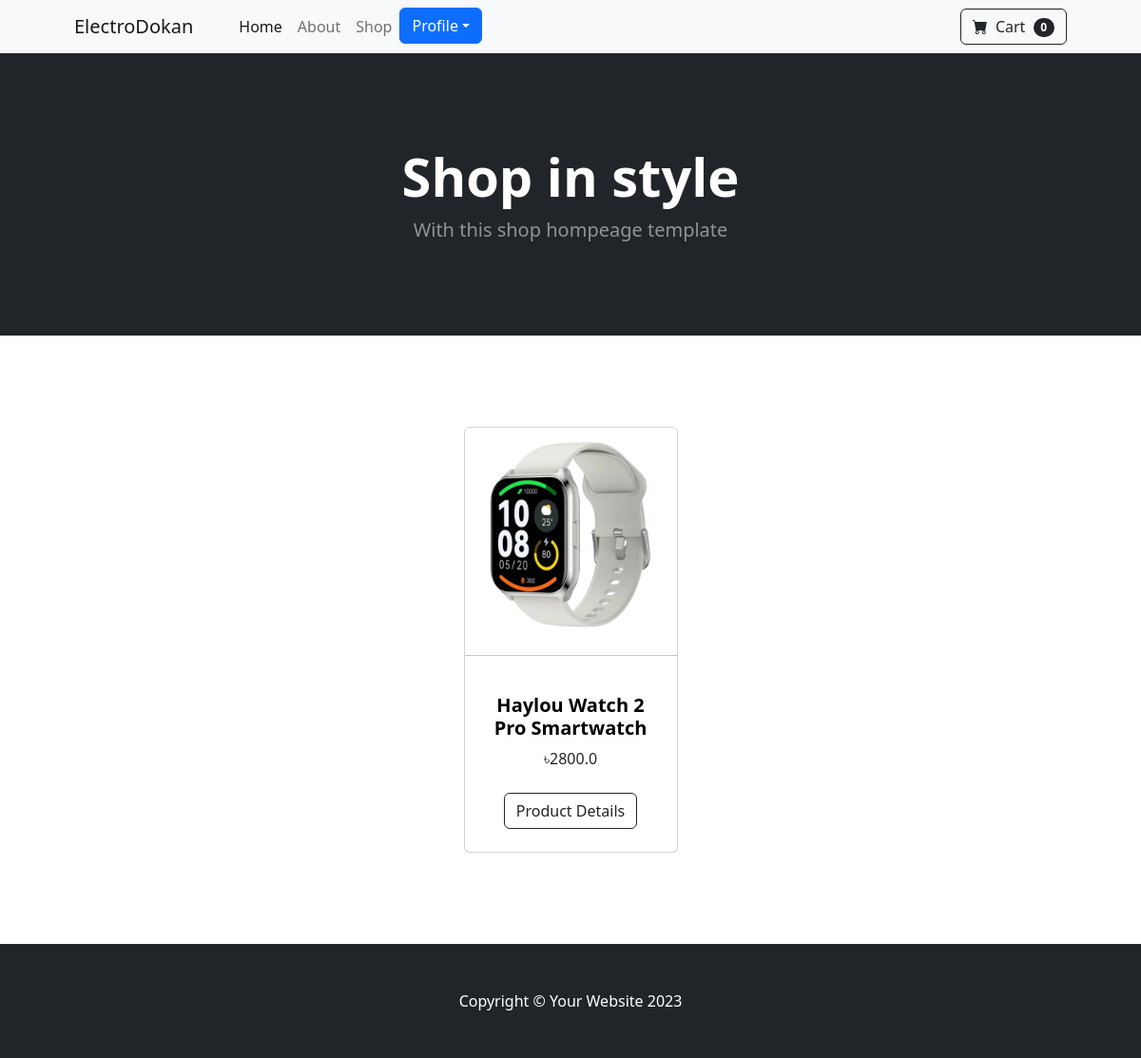
/smartwatch/, run on the app's committed database.
### shop/models.py (models this page shows, shortened)
class Products(models.Model):
    title = models.CharField(max_length=100)
    price = models.FloatField()
    description = models.TextField(max_length=5000)
    image = models.ImageField(upload_to='product_img')
    category = models.CharField(choices=category, max_length=20)
    class Meta:
        verbose_name_plural = "Product"

### shop/views.py (the view)
# urls.py: path('smartwatch/', views.smartwatchPage, name='smartwatch'),
def smartwatchPage(req):
    totalitem = 0
    if req.user.is_authenticated:
        totalitem = len(Cart.objects.filter(user=req.user))
    smartwatch = Products.objects.filter(category='Smartwatch')
    return render(req, 'smartwatch.html', {'smartwatch': smartwatch, 'totalitem': totalitem})

### templates/smartwatch.html
{% extends 'base.html' %}
{% block content %}
<header class="bg-dark py-5">
  <div class="container px-4 px-lg-5 my-5">
    <div class="text-center text-white">
      <h1 class="display-4 fw-bolder">Shop in style</h1>
      <p class="lead fw-normal text-white-50 mb-0">With this shop hompeage template</p>
    </div>
  </div>
</header>
<section class="py-5">
  <div class="container px-4 px-lg-5 mt-5">
    <div class="row gx-4 gx-lg-5 row-cols-2 row-cols-md-3 row-cols-xl-4 justify-content-center">
      {% for product in smartwatch %}
        <div class="col mb-5">
          <div class="card h-100">
            <a href="{% url 'productdetail' product.id %}"><img class="card-img-top" src="{{ product.image.url }}" alt="..." /></a><hr />
            <div class="card-body p-4">
              <div class="text-center">
                <a href="{% url 'productdetail' product.id %}" style="text-decoration: none;"><h5 class="fw-bolder" style="color: black; ">{{ product.title }}</h5></a>
                ৳{{ product.price }}
              </div>
            </div>
            <div class="card-footer p-4 pt-0 border-top-0 bg-transparent">
              <div class="text-center">
                <a class="btn btn-outline-dark mt-auto" href="{% url 'productdetail' product.id %}">Product Details</a>
              </div>
            </div>
          </div>
        </div>
      {% endfor %}
    </div>
  </div>
</section>
{% endblock %}

### data on the page
Products: image (picture), title "Haylou Watch 2 Pro Smartwatch", price "2800.0"

### other printed values
{{ totalitem }} "0"
